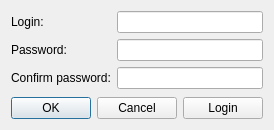
<?xml version="1.0" encoding="UTF-8"?>
<ui version="4.0">
 <class>RegistrationForm</class>
 <widget class="QWidget" name="RegistrationForm">
  <property name="geometry">
   <rect>
    <x>0</x>
    <y>0</y>
    <width>257</width>
    <height>130</height>
   </rect>
  </property>
  <property name="windowTitle">
   <string>Form</string>
  </property>
  <layout class="QVBoxLayout" name="verticalLayout" stretch="1,0">
   <item>
    <layout class="QFormLayout" name="formLayout">
     <item row="0" column="0">
      <widget class="QLabel" name="label">
       <property name="text">
        <string>Login:</string>
       </property>
      </widget>
     </item>
     <item row="1" column="0">
      <widget class="QLabel" name="label_2">
       <property name="text">
        <string>Password:</string>
       </property>
      </widget>
     </item>
     <item row="2" column="0">
      <widget class="QLabel" name="label_3">
       <property name="text">
        <string>Confirm password:</string>
       </property>
      </widget>
     </item>
     <item row="0" column="1">
      <widget class="QLineEdit" name="loginEdit"/>
     </item>
     <item row="1" column="1">
      <widget class="QLineEdit" name="passwordEdit">
       <property name="echoMode">
        <enum>QLineEdit::Password</enum>
       </property>
      </widget>
     </item>
     <item row="2" column="1">
      <widget class="QLineEdit" name="passwordConfirmEdit">
       <property name="echoMode">
        <enum>QLineEdit::Password</enum>
       </property>
      </widget>
     </item>
    </layout>
   </item>
   <item>
    <layout class="QHBoxLayout" name="horizontalLayout">
     <item>
      <widget class="QDialogButtonBox" name="buttonBox">
       <property name="standardButtons">
        <set>QDialogButtonBox::Cancel|QDialogButtonBox::Ok</set>
       </property>
      </widget>
     </item>
     <item>
      <widget class="QPushButton" name="loginButton">
       <property name="text">
        <string>Login</string>
       </property>
      </widget>
     </item>
    </layout>
   </item>
  </layout>
 </widget>
 <tabstops>
  <tabstop>loginButton</tabstop>
  <tabstop>loginEdit</tabstop>
  <tabstop>passwordEdit</tabstop>
  <tabstop>passwordConfirmEdit</tabstop>
 </tabstops>
 <resources/>
 <connections/>
</ui>
